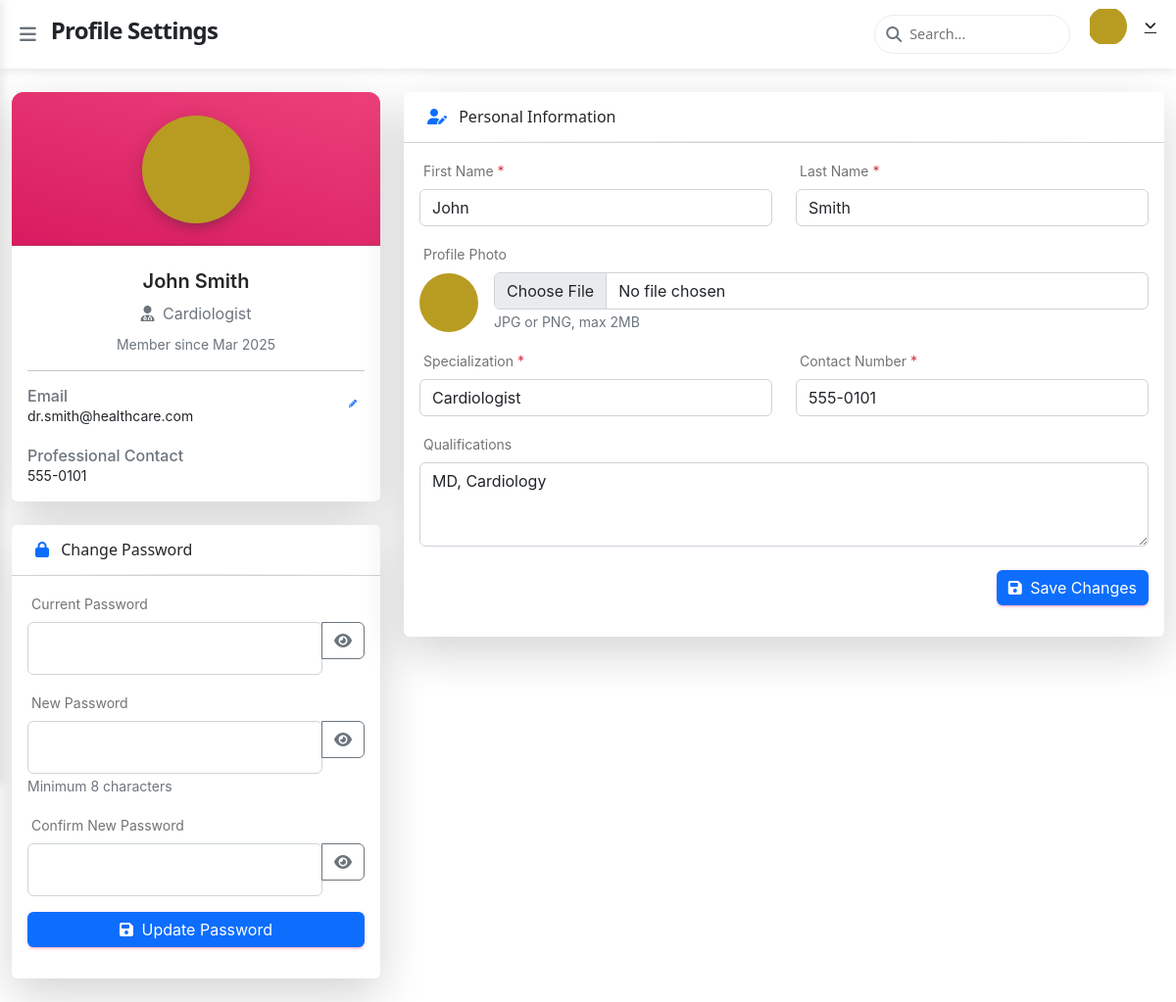
Page /doctor/profile.php (signed in) on the committed database.
### tables this page shows
CREATE TABLE IF NOT EXISTS `users` (
  `id` int NOT NULL AUTO_INCREMENT,
  `username` varchar(50) NOT NULL,
  `password` varchar(255) NOT NULL,
  `email` varchar(100) NOT NULL,
  `role` enum('admin','doctor','patient') NOT NULL,
  `first_name` varchar(50) NOT NULL,
  `last_name` varchar(50) NOT NULL,
  `created_at` timestamp NULL DEFAULT CURRENT_TIMESTAMP,
  `updated_at` timestamp NULL DEFAULT CURRENT_TIMESTAMP ON UPDATE CURRENT_TIMESTAMP,
  PRIMARY KEY (`id`),
  UNIQUE KEY `username` (`username`),
  UNIQUE KEY `email` (`email`)
);

CREATE TABLE IF NOT EXISTS `doctors` (
  `user_id` int NOT NULL,
  `specialization` varchar(100) NOT NULL,
  `qualifications` text,
  `contact_number` varchar(20) DEFAULT NULL,
  PRIMARY KEY (`user_id`)
);

### doctor/profile.php (the view, shortened to what this page needs)
<?php
require_once __DIR__ . '/../config/database.php';
try {
    $user_stmt = $pdo->prepare(
        "SELECT id, username, email, first_name, last_name, created_at
         FROM users WHERE id = ? LIMIT 1"
    );
    $user_stmt->execute([$_SESSION['user_id']]);
    $user = $user_stmt->fetch();
    if ($_SESSION['role'] === 'patient') {
        $profile_stmt = $pdo->prepare(
            "SELECT date_of_birth, gender, address, blood_type
             FROM patients WHERE user_id = ? LIMIT 1"
        );
        $profile_stmt->execute([$_SESSION['user_id']]);
        $profile_data = $profile_stmt->fetch();
    } elseif ($_SESSION['role'] === 'doctor') {
        $profile_stmt = $pdo->prepare(
            "SELECT specialization, qualifications, contact_number
             FROM doctors WHERE user_id = ? LIMIT 1"
        );
        $profile_stmt->execute([$_SESSION['user_id']]);
        $profile_data = $profile_stmt->fetch();
    }
} catch (PDOException $e) {
    error_log("Database error in profile settings: " . $e->getMessage());
    die("An error occurred while loading your profile. Please try again later.");
}
include __DIR__ . '/../includes/header.php';
?>
<div class="container-fluid py-4">
    <div class="row">
        <div class="col-lg-4">
            <div class="card card-profile border-0 shadow-lg">
                <div class="card-header bg-gradient-primary p-3 position-relative">
                    <div class="text-center position-relative">
                        <div class="avatar avatar-xxl shadow-dark mt-2">
                            <?php if (file_exists("../assets/images/profiles/{$_SESSION['user_id']}.jpg")): ?>
                                <img src="../assets/images/profiles/<?= (int)$_SESSION['user_id'] ?>.jpg"
                                     alt="<?= htmlspecialchars($user['first_name'] ?? 'User') ?>"
                                     class="rounded-circle border-white"
                                     onerror="this.onerror=null;this.src='../assets/images/default-avatar.jpg'">
                            <?php else: ?>
                                <div class="avatar avatar-xxl rounded-circle bg-gradient-<?= ($_SESSION['role'] === 'doctor') ? 'primary' : 'secondary'; ?>">
                                    <span class="text-white display-4"><?= strtoupper(substr($user['first_name'] ?? 'U', 0, 1)) ?></span>
                                </div>
                            <?php endif; ?>
                        </div>
                    </div>
                </div>
                <div class="card-body pt-0">
                    <div class="text-center mt-4">
                        <h5 class="font-weight-bold">
                            <?= htmlspecialchars(($user['first_name'] ?? '') . ' ' . ($user['last_name'] ?? '')) ?>
                        </h5>
                        <p class="text-muted mb-0">
                            <?php if ($_SESSION['role'] === 'doctor'): ?>
                                <i class="fas fa-user-md me-1"></i>
                                <?= htmlspecialchars($profile_data['specialization'] ?? 'Doctor') ?>
                            <?php else: ?>
                                <i class="fas fa-user me-1"></i>
                                <?= ucfirst($_SESSION['role']) ?>
                            <?php endif; ?>
                        </p>
                        <p class="text-sm text-muted mt-2 mb-0">
                            Member since <?= date('M Y', strtotime($user['created_at'])) ?>
                        </p>
                    </div>
                    <hr class="my-3">
                    <div class="d-flex justify-content-between">
                        <div>
                            <h6 class="mb-0 text-muted">Email</h6>
                            <p class="text-sm mb-0"><?= htmlspecialchars($user['email']) ?></p>
                        </div>
                        <button class="btn btn-sm btn-link text-primary" data-bs-toggle="modal" data-bs-target="#emailModal">
                            <i class="fas fa-pencil-alt"></i>
                        </button>
                    </div>
                    <?php if ($_SESSION['role'] === 'doctor' && !empty($profile_data['contact_number'])): ?>
                    <div class="mt-3">
                        <h6 class="mb-0 text-muted">Professional Contact</h6>
                        <p class="text-sm mb-0"><?= htmlspecialchars($profile_data['contact_number']) ?></p>
                    </div>
                    <?php endif; ?>
                </div>
            </div>
            <div class="card border-0 shadow-lg mt-4">
                <div class="card-header bg-white">
                    <h6 class="mb-0">
                        <i class="fas fa-lock me-2 text-primary"></i>
                        Change Password
                    </h6>
                </div>
                <div class="card-body">
                    <form id="passwordForm" action="../api/change_password.php" method="POST">
                        <div class="mb-3">
                            <label class="form-label">Current Password</label>
                            <div class="input-group">
                                <input type="password" name="current_password" class="form-control" required>
                                <button class="btn btn-outline-secondary toggle-password" type="button">
                                    <i class="fas fa-eye"></i>
                                </button>
                            </div>
                        </div>
                        <div class="mb-3">
                            <label class="form-label">New Password</label>
                            <div class="input-group">
                                <input type="password" name="new_password" class="form-control"
                                       pattern=".{8,}" title="Minimum 8 characters" required>
                                <button class="btn btn-outline-secondary toggle-password" type="button">
                                    <i class="fas fa-eye"></i>
                                </button>
                            </div>
                            <small class="text-muted">Minimum 8 characters</small>
                        </div>
                        <div class="mb-3">
                            <label class="form-label">Confirm New Password</label>
                            <div class="input-group">
                                <input type="password" name="confirm_password" class="form-control" required>
                                <button class="btn btn-outline-secondary toggle-password" type="button">
                                    <i class="fas fa-eye"></i>
                                </button>
                            </div>
                        </div>
                        <button type="submit" class="btn btn-primary w-100">
                            <i class="fas fa-save me-1"></i> Update Password
                        </button>
                    </form>
                </div>
            </div>
        </div>
        <div class="col-lg-8">
            <div class="card border-0 shadow-lg">
                <div class="card-header bg-white">
                    <h6 class="mb-0">
                        <i class="fas fa-user-edit me-2 text-primary"></i>
                        Personal Information
                    </h6>
                </div>
                <div class="card-body">
                    <form id="profileForm" action="../api/update_profile.php" method="POST" enctype="multipart/form-data">
                        <div class="row">
                            <div class="col-md-6 mb-3">
                                <label class="form-label">First Name <span class="text-danger">*</span></label>
                                <input type="text" name="first_name" class="form-control"
                                       value="<?= htmlspecialchars($user['first_name'] ?? '') ?>" required>
                            </div>
                            <div class="col-md-6 mb-3">
                                <label class="form-label">Last Name <span class="text-danger">*</span></label>
                                <input type="text" name="last_name" class="form-control"
                                       value="<?= htmlspecialchars($user['last_name'] ?? '') ?>" required>
                            </div>
                        </div>
                        <div class="mb-3">
                            <label class="form-label">Profile Photo</label>
                            <div class="d-flex align-items-center">
                                <div class="me-3">
                                    <?php if (file_exists("../assets/images/profiles/{$_SESSION['user_id']}.jpg")): ?>
                                        <img src="../assets/images/profiles/<?= (int)$_SESSION['user_id'] ?>.jpg"
                                             alt="Current profile photo"
                                             class="rounded-circle"
                                             width="60"
                                             onerror="this.onerror=null;this.src='../assets/images/default-avatar.jpg'">
                                    <?php else: ?>
                                        <div class="avatar avatar-lg rounded-circle bg-gradient-<?= ($_SESSION['role'] === 'doctor') ? 'primary' : 'secondary'; ?>">
                                            <span class="text-white display-6"><?= strtoupper(substr($user['first_name'] ?? 'U', 0, 1)) ?></span>
                                        </div>
                                    <?php endif; ?>
                                </div>
                                <div class="flex-grow-1">
                                    <input type="file" name="profile_photo" class="form-control" accept="image/jpeg,image/png">
                                    <small class="text-muted">JPG or PNG, max 2MB</small>
                                </div>
                            </div>
                        </div>
                        <?php if ($_SESSION['role'] === 'patient'): ?>
                            <div class="row">
                                <div class="col-md-6 mb-3">
                                    <label class="form-label">Date of Birth</label>
                                    <input type="date" name="date_of_birth" class="form-control"
                                           value="<?= htmlspecialchars($profile_data['date_of_birth'] ?? '') ?>">
                                </div>
                                <div class="col-md-6 mb-3">
                                    <label class="form-label">Gender</label>
                                    <select name="gender" class="form-select">
                                        <option value="">Select</option>
                                        <option value="male" <?= ($profile_data['gender'] ?? '') === 'male' ? 'selected' : '' ?>>Male</option>
                                        <option value="female" <?= ($profile_data['gender'] ?? '') === 'female' ? 'selected' : '' ?>>Female</option>
                                        <option value="other" <?= ($profile_data['gender'] ?? '') === 'other' ? 'selected' : '' ?>>Other</option>
                                    </select>
                                </div>
                            </div>
                            <div class="mb-3">
                                <label class="form-label">Address</label>
                                <textarea name="address" class="form-control" rows="3"><?= htmlspecialchars($profile_data['address'] ?? '') ?></textarea>
                            </div>
                            <div class="mb-3">
                                <label class="form-label">Blood Type</label>
                                <select name="blood_type" class="form-select">
                                    <option value="">Unknown</option>
                                    <option value="A+" <?= ($profile_data['blood_type'] ?? '') === 'A+' ? 'selected' : '' ?>>A+</option>
                                    <option value="A-" <?= ($profile_data['blood_type'] ?? '') === 'A-' ? 'selected' : '' ?>>A-</option>
                                    <option value="B+" <?= ($profile_data['blood_type'] ?? '') === 'B+' ? 'selected' : '' ?>>B+</option>
                                    <option value="B-" <?= ($profile_data['blood_type'] ?? '') === 'B-' ? 'selected' : '' ?>>B-</option>
                                    <option value="AB+" <?= ($profile_data['blood_type'] ?? '') === 'AB+' ? 'selected' : '' ?>>AB+</option>
                                    <option value="AB-" <?= ($profile_data['blood_type'] ?? '') === 'AB-' ? 'selected' : '' ?>>AB-</option>
                                    <option value="O+" <?= ($profile_data['blood_type'] ?? '') === 'O+' ? 'selected' : '' ?>>O+</option>
                                    <option value="O-" <?= ($profile_data['blood_type'] ?? '') === 'O-' ? 'selected' : '' ?>>O-</option>
                                </select>
                            </div>
                        <?php elseif ($_SESSION['role'] === 'doctor'): ?>
                            <div class="row">
                                <div class="col-md-6 mb-3">
                                    <label class="form-label">Specialization <span class="text-danger">*</span></label>
                                    <input type="text" name="specialization" class="form-control"
                                           value="<?= htmlspecialchars($profile_data['specialization'] ?? '') ?>" required>
                                </div>
                                <div class="col-md-6 mb-3">
                                    <label class="form-label">Contact Number <span class="text-danger">*</span></label>
                                    <input type="tel" name="contact_number" class="form-control"
                                           value="<?= htmlspecialchars($profile_data['contact_number'] ?? '') ?>" required>
                                </div>
                            </div>
                            <div class="mb-3">
                                <label class="form-label">Qualifications</label>
                                <textarea name="qualifications" class="form-control" rows="3"><?= htmlspecialchars($profile_data['qualifications'] ?? '') ?></textarea>
                            </div>
                        <?php endif; ?>
                        <div class="d-flex justify-content-end mt-4">
                            <button type="submit" class="btn btn-primary">
                                <i class="fas fa-save me-1"></i> Save Changes
                            </button>
                        </div>
                    </form>
                </div>
            </div>
        </div>
    </div>
</div>
<?php include __DIR__ . '/../includes/footer.php'; ?>

### rows in the picture
users: first_name+last_name "John Smith", created_at "Mar 2025", email "dr.smith@healthcare.com", first_name "John", last_name "Smith"
doctors: specialization "Cardiologist", contact_number "555-0101", qualifications "MD, Cardiology"

### other values in the picture
$page_title "Profile Settings"
